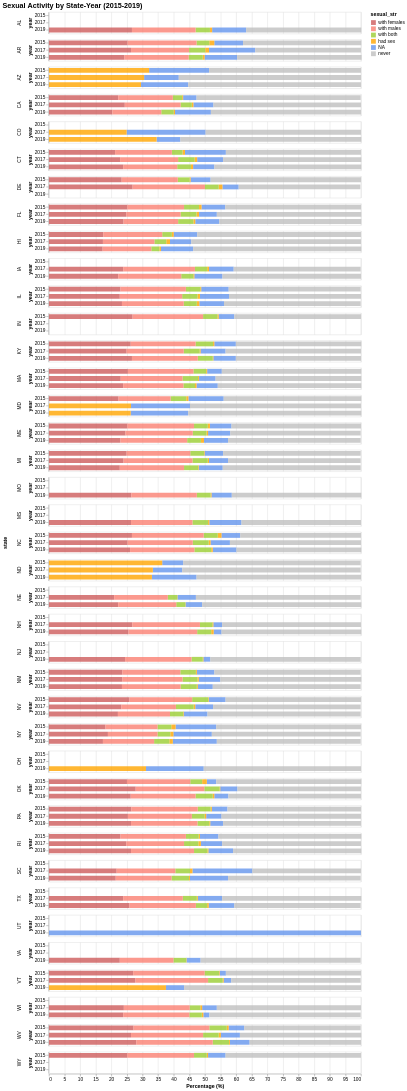

Write the Vega-Lite specification saved for this chart.
### Vega-Lite specification from a JSON file in a GitHub repository (floating-point values rounded to 4 significant figures; data arrays with more than 128 entries replaced by an {"elided": "..."} marker saying what was removed)
{"config": {"view": {"continuousWidth": 400, "continuousHeight": 300}, "range": {"category": ["indianred", "salmon", "yellowgreen", "orange", "cornflowerblue", "silver"]}, "title": {"fontSize": 15}}, "data": {"name": "data-fed4033ce01ff7452c849fe4e895b722"}, "mark": {"type": "bar", "opacity": 0.8, "size": 10}, "encoding": {"color": {"field": "sexual_str", "sort": {"field": "order", "order": "ascending"}, "type": "nominal"}, "order": {"field": "order", "type": "nominal"}, "row": {"field": "state", "spacing": 10, "type": "nominal"}, "tooltip": [{"field": "state", "title": "State", "type": "nominal"}, {"field": "year", "title": "Year", "type": "ordinal"}, {"field": "sexual_str", "title": "sexual_str", "type": "nominal"}, {"field": "percent", "title": "Percent (%)", "type": "quantitative"}], "x": {"aggregate": "sum", "axis": {"title": "Percentage (%)"}, "field": "percent", "scale": {"domainMax": 100}, "type": "quantitative"}, "y": {"field": "year", "type": "ordinal"}}, "height": 45, "selection": {"selector001": {"type": "interval", "bind": "scales", "encodings": ["x", "y"]}}, "title": "Sexual Activity by State-Year (2015-2019)", "transform": [{"calculate": "{'never':5, 'with females':0, 'with males':1, 'with both':2, 'had sex':3, 'NA':4}[datum.sexual_str]", "as": "order"}], "width": 650, "$schema": "https://vega.github.io/schema/vega-lite/v4.17.0.json", "datasets": {"data-fed4033ce01ff7452c849fe4e895b722": {"elided": "505 records"}}}
